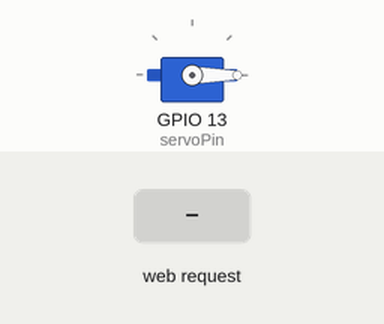
Simulated run of this sketch. Board: ESP32. Shown: servo. The inputs (shaded band) are chosen by the test bench. WiFi joins after 1.5 s; servers stay silent unless stated; what the sketch prints to the serial monitor is not drawn.

Above: at 2.7 s.
2.8 s: HTTP request GET /open received
At 3.27 s:
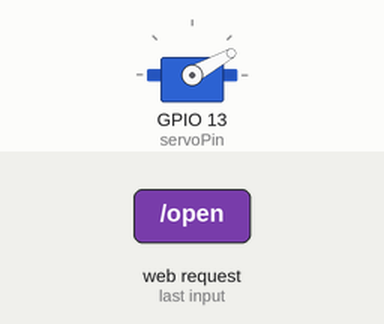
At 4.4 s:
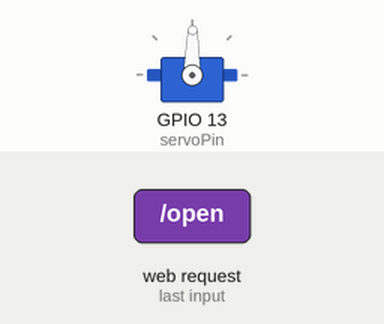
5.8 s: HTTP request GET /close received
At 6.25 s:
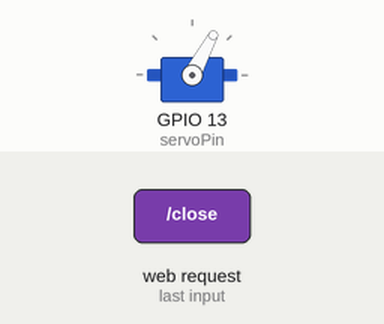
Timing chart, 0 to 8.8 s (numbered marks = the images above; inputs shaded):
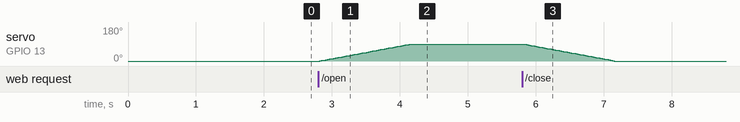

Measured:
- after the input at 2.8 s, servo on GPIO 13 (servoPin): moves from 0° to 89° over 1.3 s, starting at once

The sketch:

Aqua.ino
```cpp
#include <WiFi.h>
#include <Servo.h>

static const int servoPin =13;

Servo s;
int pos;

const char* ssid = "Claudio";
const char* password = "422812ee";

WiFiServer server(80);

String header;

String output26State = "close";

unsigned long currentTime = millis();

unsigned long previousTime = 0;

const long timeoutTime = 2000;

void setup() {

  s.attach(servoPin);
  s.write(0);
  Serial.begin(115200);

  Serial.print("Connecting to ");
  Serial.println(ssid);
  WiFi.begin(ssid, password);
  while (WiFi.status() != WL_CONNECTED) {
    delay(500);
    Serial.print(".");
  }

  Serial.println("");
  Serial.println("WiFi connected.");
  Serial.println("IP address: ");
  Serial.println(WiFi.localIP());
  server.begin();
}

void loop(){
  WiFiClient client = server.available();

  if (client) {
    currentTime = millis();
    previousTime = currentTime;
    Serial.println("New Client.");
    String currentLine = "";
    while (client.connected() && currentTime - previousTime <= timeoutTime) {
      currentTime = millis();
      if (client.available()) {
        char c = client.read();
        Serial.write(c);
        header += c;
        if (c == '\n') {
          if (currentLine.length() == 0) {

            client.println("HTTP/1.1 200 OK");
            client.println("Content-type:text/html");
            client.println("Connection: close");
            client.println();


            if (header.indexOf("GET /open") >= 0) {
                for(pos = 0; pos < 90; pos++)
                  {
                    s.write(pos);
                  delay(15);
                  }
              Serial.println("ABERTURA ABERTA");
              output26State = "open";
            } else if (header.indexOf("GET /close") >= 0) {
              for(pos = 90; pos >= 0; pos--)
                  {
                    s.write(pos);
                    delay(15);
                  }
              Serial.println("ABERTURA FECHADA");
              output26State = "close";
            }


            client.println("<!DOCTYPE html><html>");
            client.println("<head><meta name=\"viewport\" content=\"width=device-width, initial-scale=1\">");
            client.println("<link rel=\"icon\" href=\"data:,\">");

            client.println("<style>html { font-family: Helvetica; display: inline-block; margin: 0px auto; text-align: center;}");
            client.println(".button { background-color: #4CAF50; border: none; color: white; padding: 16px 40px;");
            client.println("text-decoration: none; font-size: 30px; margin: 2px; cursor: pointer;}");
            client.println(".button2 {background-color: #555555;}</style></head>");


            client.println("<body><h1>Alimentador de Paixes</h1>");

            client.println("<p>ALIMENTADOR - State " + output26State + "</p>");

            if (output26State=="close") {
              client.println("<p><a href=\"/open\"><button class=\"button\">OPEN</button></a></p>");
            } else {
              client.println("<p><a href=\"/close\"><button class=\"button button2\">CLOSE</button></a></p>");
            }

            client.println("</body></html>");


            client.println();

            break;
          } else {
            currentLine = "";
          }
        } else if (c != '\r') {
          currentLine += c;
        }
      }
    }

    header = "";

    client.stop();
    Serial.println("Client disconnected.");
    Serial.println("");
  }
}
```
